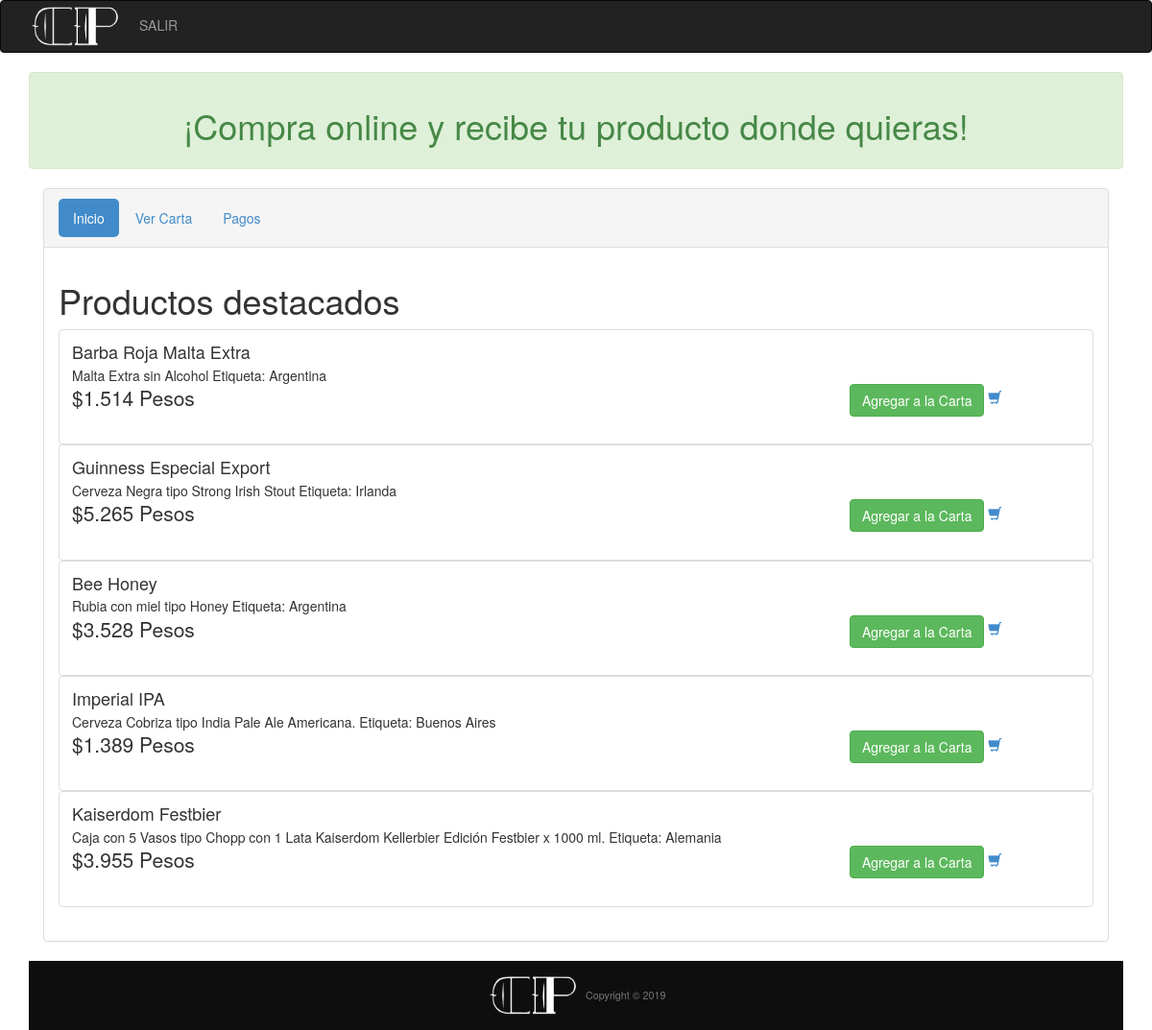
The page /home.php (signed in) on the database its author committed.
### tables this page shows
CREATE TABLE `products` (
  `pid` int(11) NOT NULL,
  `cid` int(11) NOT NULL,
  `bid` int(11) NOT NULL,
  `product_name` varchar(100) NOT NULL,
  `product_price` double NOT NULL,
  `product_stock` int(11) NOT NULL,
  `added_date` date NOT NULL,
  `p_status` enum('1','0') NOT NULL,
  `d_product` varchar(255) NOT NULL
);

### home.php (the view, shortened to what this page needs)
<?php
include 'php/Configuracion.php';
?>
<html>
	<head>
        <link rel="stylesheet" href="style.css">
		<link rel="stylesheet" type="text/css" href="bootstrap/css/bootstrap.min.css">
	</head>
<body>
<?php include "php/navbar.php"; ?>
<div class="container">
<div class="row">
    <div class="col-md-12">
        <div class="alert alert-success text-center p-all-half">
                <h2 class="h1 h3-xs text-uppercase weight-normal p-top-half p-bottom-half weight-light">¡Compra online y recibe tu producto donde quieras!</h2>
        </div>
        <div class="container">
            <div class="panel panel-default">
                <div class="panel-heading">
                    <ul class="nav nav-pills">
                    <li role="presentation" class="active"><a href="home.php">Inicio</a></li>
                    <li role="presentation"><a href="php/VerCarta.php">Ver Carta</a></li>
                    <li role="presentation"><a href="php/Pagos.php">Pagos</a></li>
                    </ul>
                </div>
                <div class="panel-body">
                    <h1>Productos destacados</h1>
                    <div id="products" class="row list-group">
                        <?php
                            $query = $db->query("SELECT * FROM products ORDER BY pid DESC LIMIT 10");
                            if($query->num_rows > 0){
                                while($row = $query->fetch_assoc()){
                                ?>
                                <div class="item col-lg-12">
                                    <div class="thumbnail">
                                        <div class="caption">
                                            <h4 class="list-group-item-heading"><?php echo $row["product_name"]; ?></h4>
                                            <p class="list-group-item-text"><?php echo $row["d_product"]; ?></p>
                                            <div class="row">
                                                <div class="col-md-9">
                                                    <p class="lead"><?php echo '$'.$row["product_price"].' Pesos'; ?></p>
                                                </div>
                                                <div class="col-md-3 ml-auto ">
                                                    <a class="btn btn-success" href="php/AccionCarta.php?action=addToCart&pid=<?php echo $row["pid"]; ?>">Agregar a la Carta</a>
                                                    <a href="php/VerCarta.php" class="cart-link" title="Ver Carta"><i class="glyphicon glyphicon-shopping-cart"></i></a>
                                                </div>
                                            </div>
                                        </div>
                                    </div>
                                </div>
                                <?php } }else{ ?>
                                <p>Producto(s) no existe.....</p>
                            <?php } ?>
                    </div>
                </div>
            </div>
        </div>
    </div>
</div>
<footer id="footer" class="py-4 bg-dark text-white-50">
    <div class="container text-center">
        <img style="max-width:100px;" src="images/logo02.png" alt="CP"></a>
      <small>Copyright &copy; 2019</small>
    </div>
</footer>
</body>
</html>

### php/navbar.php (shortened to what this page needs)
<nav class="navbar navbar-inverse" role="navigation">
<div class="container">
  <div class="navbar-header">
      <a href="./cover.php"><img style="max-width:100px;"
      src="images/logo02.png"></a>
  </div>
  <div class="collapse navbar-collapse navbar-ex1-collapse">
    <ul class="nav navbar-nav">
      <?php if(!isset($_SESSION["user_id"])):?>
      <li><a href="./login.php">LOGIN</a></li>
    <?php else:?>
      <li><a href="./php/logout.php">SALIR</a></li>
    <?php endif;?>
    </ul>
  </div>
</div>
</nav>

### style.css (style rules this page uses)
#footer { background-repeat: repeat; background-size: auto; background-attachment: scroll; background-position: initial; background-image: none; color: #777; background-color: #0e0e0e; }
#footer { font-size: .9em; padding: 10px; }

### rows shown on the page
products: product_name "Barba Roja Malta Extra", d_product "Malta Extra sin Alcohol Etiqueta: Argentina", product_price "1.514"
products: product_name "Guinness Especial Export", d_product "Cerveza Negra tipo Strong Irish Stout Etiqueta: Irlanda", product_price "5.265"
products: product_name "Bee Honey", d_product "Rubia con miel tipo Honey Etiqueta: Argentina", product_price "3.528"
products: product_name "Imperial IPA", d_product "Cerveza Cobriza tipo India Pale Ale Americana. Etiqueta: Buenos Aires", product_price "1.389"
products: product_name "Kaiserdom Festbier", d_product "Caja con 5 Vasos tipo Chopp con 1 Lata Kaiserdom Kellerbier Edición Festbier x 1000 ml. Etiqueta: Alemania", product_price "3.955"
